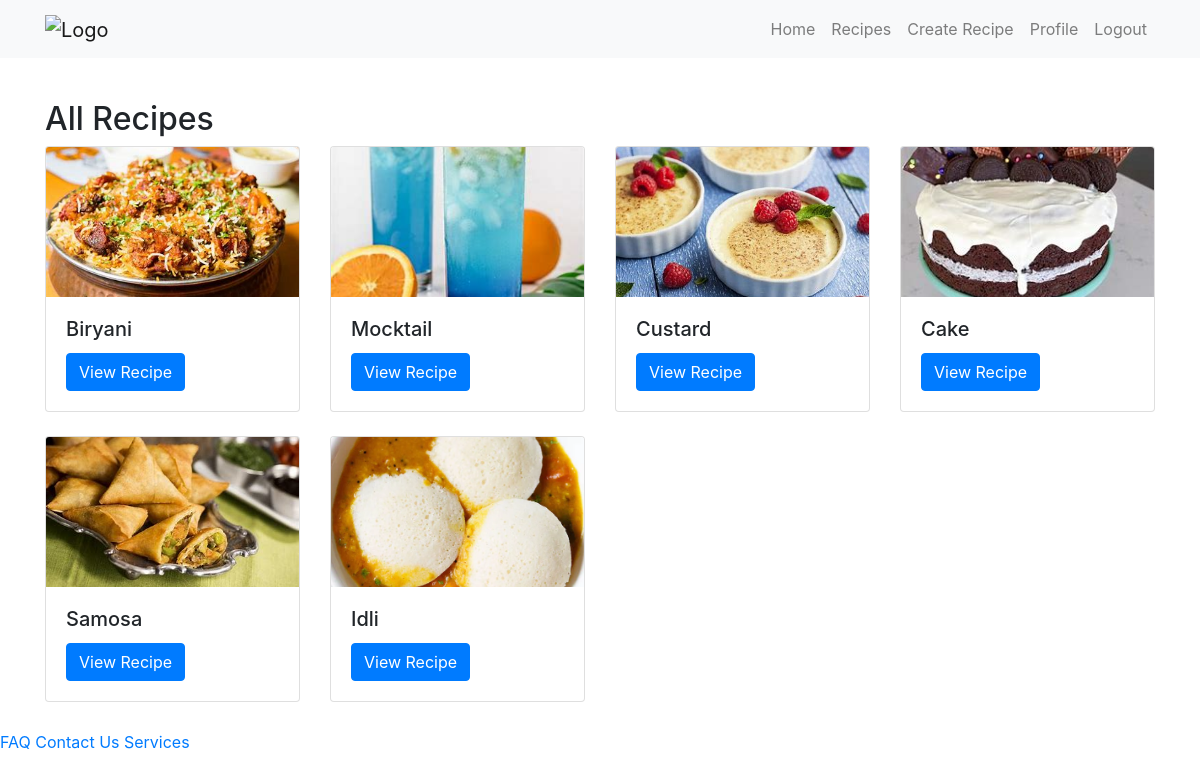
The page /userprofile/home/ (signed in) on the database its author committed.
### recipe/models.py (models this page shows, shortened)
class RecipeModel(models.Model):
    chef = models.ForeignKey(get_user_model(),on_delete=models.CASCADE,related_name="RecipeModel_chef",null=True,blank=True)
    recipe_name = models.CharField(max_length=200)
    picture = models.ImageField(upload_to='recipes/',blank=True,null=True)
    cuisine = models.CharField(max_length=100, default='Unknown')
    time_to_cook = models.CharField(max_length=100,default=0)
    food_type = models.CharField(max_length=100,default='Unknown')
    description = models.TextField()
    ingredients = models.TextField(blank=True, null=True)
    updated_at = models.DateTimeField(auto_now=True)
    created_at = models.DateTimeField(auto_now_add=True, editable=False)

### userprofile/views.py (the view)
# urls.py: path('home/',home_view,name="home_view"),
def home_view(request):
    if request.user.is_authenticated:
        recipes = RecipeModel.objects.all()
        context = {
            'recipes': recipes
        }
        return render(request, 'home.html', context)
    else:
        return redirect('login_view')

### userprofile/templates/home.html (shortened to what this page needs)
{% extends "base.html" %}
{% block body %}
{% include "navbar.html" %}
<div class="container mt-5 pt-1 ">
    <div class="recipe-list  mb-1 mt-5">
        <h2 class="heading">All Recipes</h2>
        <div class="row">
            {% for recipe in recipes %}
                <div class="col-md-3 mb-4">
                    <div class="card">
                        <img src="{{ recipe.picture.url }}" class="card-img-top" style="height: 150px; object-fit: cover;" alt="{{ recipe.recipe_name }}">
                        <div class="card-body">
                            <h5 class="card-title">{{ recipe.recipe_name }}</h5>
                            {% if user.is_authenticated %}
                                <a href="{% url 'recipe_detail' recipe.id %}" class="btn btn-primary">View Recipe</a>
                            {% else %}
                                <a href="{% url 'login' %}" class="btn btn-primary">Login to View</a>
                            {% endif %}
                        </div>
                    </div>
                </div>
            {% endfor %}
        </div>
    </div>
</div>
<div class="footer">
    <a href="{% url 'faq' %}">FAQ</a>
    <a href="{% url 'contact' %}">Contact Us</a>
    <a href="{% url 'services' %}">Services</a>
</div>
{% endblock %}

### recipe/templates/base.html (shortened to what this page needs)
<!DOCTYPE html>
<html lang="en">
<head>
    <link rel="stylesheet" href="https://stackpath.bootstrapcdn.com/bootstrap/4.5.2/css/bootstrap.min.css">
</head>
<body>
    {% block body %}
    {% endblock %}
</body>
</html>

### recipe/templates/navbar.html (shortened to what this page needs)
<nav class="navbar navbar-expand-lg navbar-light bg-light fixed-top">
    <div class="container">
        <a class="navbar-brand" href="{% url 'home_view' %}">
            <img src="/media/logo.jpg" alt="Logo" class="navbar-logo">
        </a>
        <div class="collapse navbar-collapse" id="navbarNav">
            <ul class="navbar-nav ml-auto">
                <li class="nav-item">
                    <a class="nav-link" href="{% url 'home_view' %}">Home</a>
                </li>
                <li class="nav-item">
                    <a class="nav-link" href="{% url 'recipe_list' %}">Recipes</a>
                </li>
                <li class="nav-item">
                    <a class="nav-link" href="{% url 'create_recipe' %}">Create Recipe</a>
                </li>
                <li class="nav-item">
                    <a class="nav-link" href="{% url 'profile_view' request.user.username %}">Profile</a>
                </li>
                <li class="nav-item">
                    <a class="nav-link" href="{% url 'logout_view' %}">Logout</a>
                </li>
            </ul>
        </div>
    </div>
</nav>

### rows shown on the page
RecipeModel: picture (picture), recipe_name "Biryani"
RecipeModel: picture (picture), recipe_name "Mocktail"
RecipeModel: picture (picture), recipe_name "Custard"
RecipeModel: picture (picture), recipe_name "Cake"
RecipeModel: picture (picture), recipe_name "Samosa"
RecipeModel: picture (picture), recipe_name "Idli"
